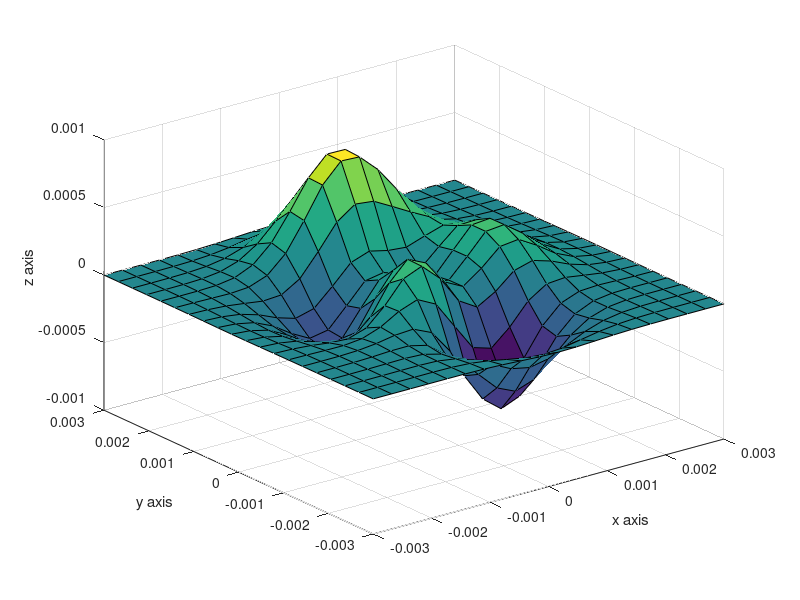

Reproduce this figure in MATLAB. (Note: this script raises an error after producing the figure.)
%% A quick and dirty comparison between Matlabfrag and LaPrint
close all;
hfig = figure;
set(hfig,'units','centimeters');
pos = get(hfig,'position');
set(hfig,'position',[pos(1:2),5.5,6]);

%% Draw the figure
[x,y,z] = peaks(20);
surf(x.*1e-3,y.*1e-3,z.*1e-4);
xlabel('x axis');
ylabel('y axis');
zlabel('z axis');

%% Produce the figure with matlabfrag
matlabfrag('graphics/comparison02-matlabfrag');

%% Produce the figure with LaPrint
cd graphics
% These are the options required to make LaPrint behave in the same manner
% as matlabfrag
laprint(1,'comparison02-laprint','width',6,'factor',1,'scalefonts','off',...
  'keepfontprops','on','asonscreen','on','keepticklabels','off');
% Now open the file, and comment out parts of it to make it compatible with
% pstool.
fh = fopen('comparison02-laprint.tex','r');
texfile = fread(fh,inf,'uint8=>char').';
fclose(fh);
texfile = regexprep(texfile,'\\begin\{psfrags\}','%\\begin{psfrags}');
texfile = regexprep(texfile,'\\psfragscanon%','%\\psfragscanon%');
texfile = regexprep(texfile,'\\includegraphics','%\\includegraphics');
texfile = regexprep(texfile,'\\end\{psfrags\}','%\\end{psfrags}');
fh = fopen('comparison02-laprint.tex','w');
fwrite(fh,texfile);
fh=fclose(fh);
cd ..